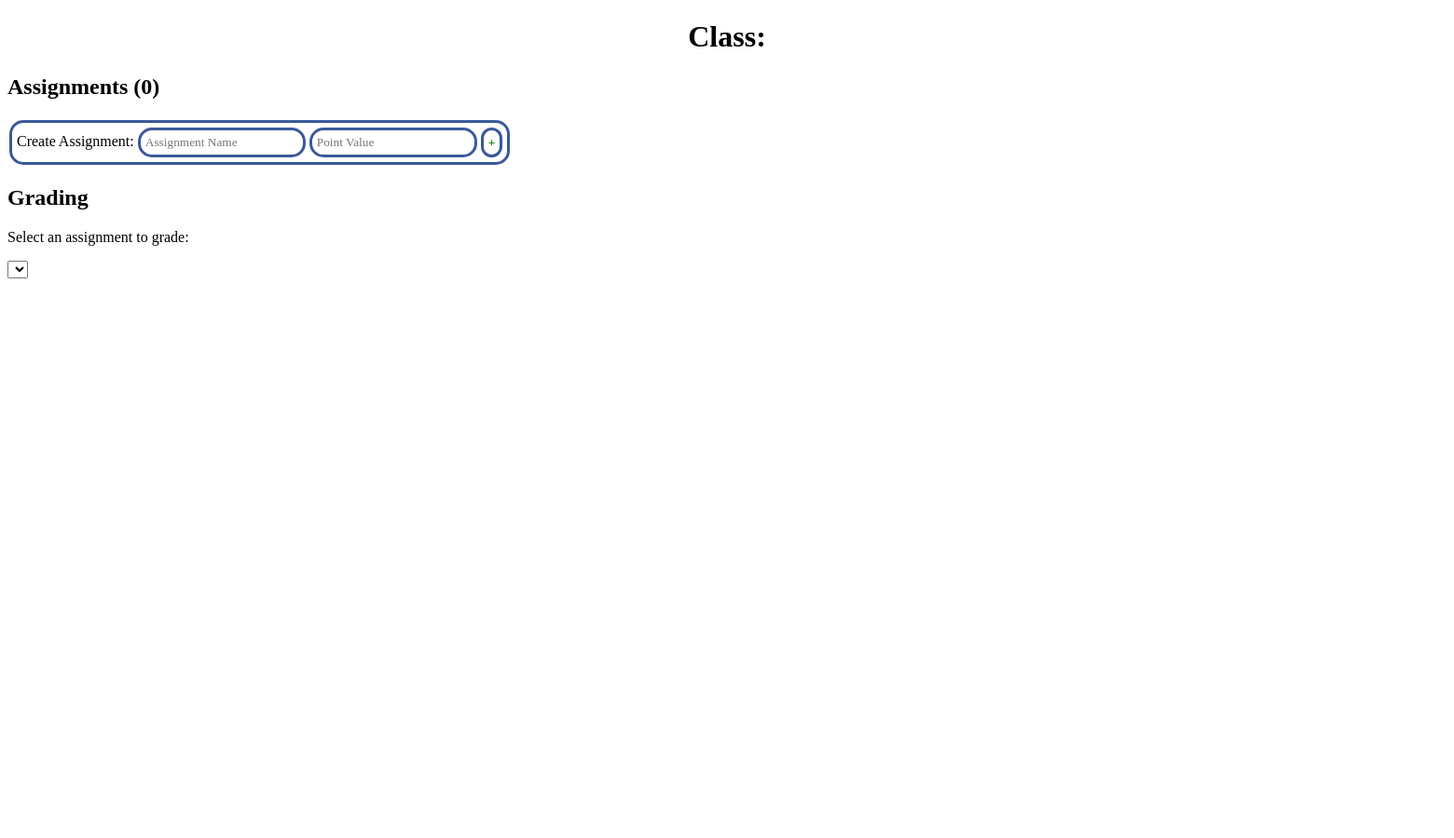
The page /klass?klass_id=7 (signed in, upper part) on the database as committed earlier.
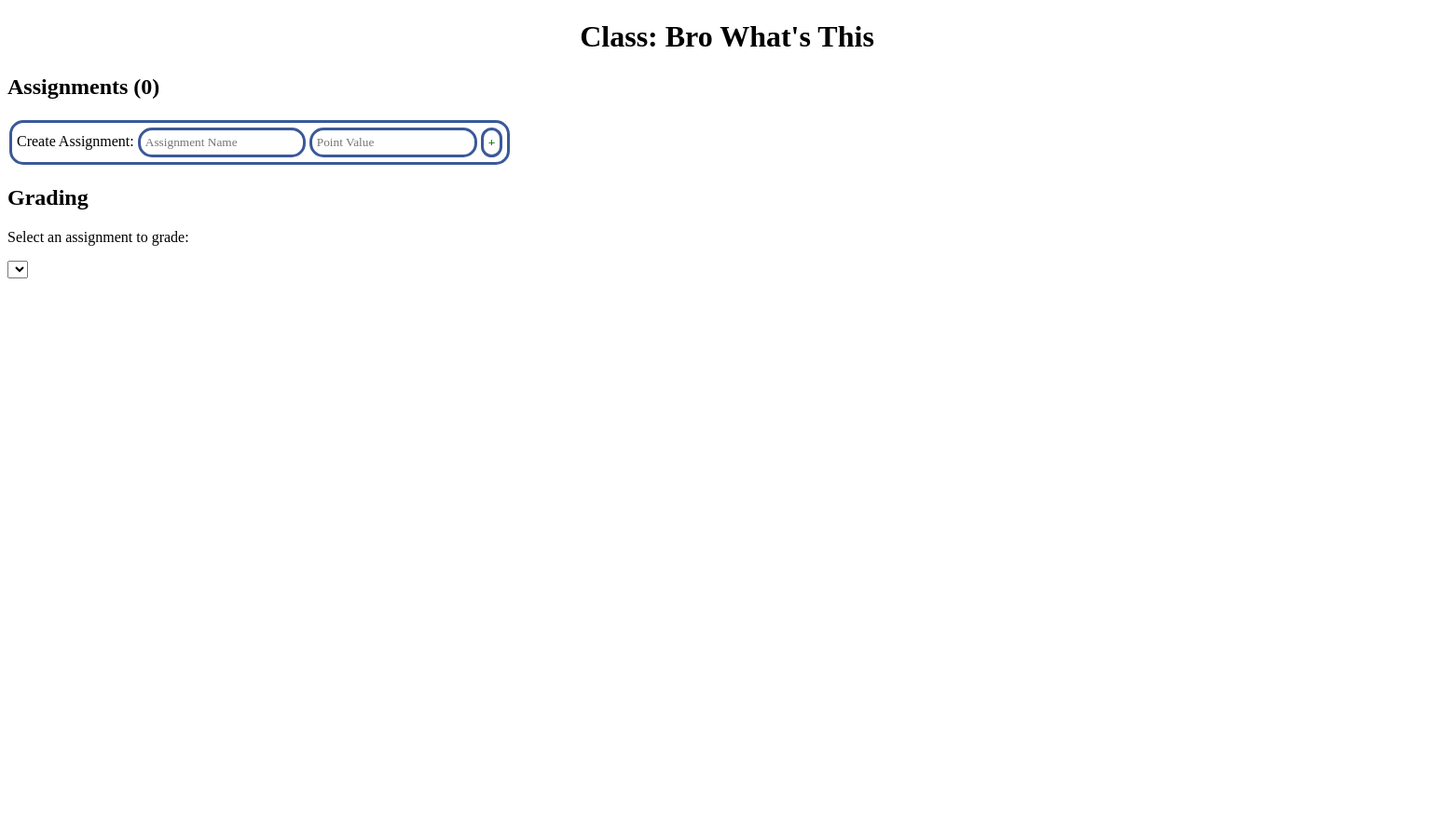
The same page on the database as committed later.
### tables this page shows
CREATE TABLE klasses
(
    klass_id INTEGER PRIMARY KEY,                        -- Each klass has a unique id.
    user_id REFERENCES users(user_id) ON DELETE CASCADE, -- The klass owner (teacher)'s id.
    klass_name TEXT                                      -- The title of the class (like "3rd period Engineering").
);

### klass_route.py (the view)
@app.route("/klass")
@login_required
def klass():
    klass_id = int(request.args.get("klass_id"))
    klass = database_storage.fetchKlassByKlassId(current_user.get_id(), klass_id)
    return render_template("klass.html", klass = klass)

### app.py (called while the page is built)
@login_manager.user_loader
def load_user(user_id):
    print("Loading user...")
    return database_storage.loadUser(user_id)

### storage/databasestorage.py (called while the page is built)
    def loadUser(self, user_id):
        user_id = int(user_id)
        self.conn_lock.acquire()
        users = self.cursor.execute("SELECT user_id, username, password_hashed_and_salted, email, user_type, student_id FROM users WHERE user_id = ?", (user_id,))
        user = users.fetchone()
        self.conn_lock.release()
        if user is None:
            return None
        return User(user_id, user[USERS_TABLE_USERNAME_COLUMN], user[USERS_TABLE_PASSWORD_HASHED_AND_SALTED_COLUMN], user[USERS_TABLE_EMAIL_COLUMN], user[USERS_TABLE_USER_TYPE_COLUMN], user[USERS_TABLE_STUDENT_ID_COLUMN], is_authenticated = True, is_active = True, is_anonymous = False)

### storage/user.py (called while the page is built)
    def get_id(self):
        return str(self.user_id)

### templates/klass.html (shortened to what this page needs)
<!DOCTYPE html>
<html>
    <head>
        <link rel="stylesheet" type="text/css" href="/static/stylesheets/global.css">
        <link rel="stylesheet" type="text/css" href="/static/stylesheets/klass.css">
    </head>
    <body>
        <h1>
            Class: {{ klass.klass_name }}
        </h1>
        {% raw %}
        <div id="vue_div">
            <h2>
            </h2>
            <table>
                <tr>
                    <td class="decorated">
                        Create Assignment: <input type="text" v-model="assignment_to_create_name" v-on:keyup.enter="createAssignmentOnClick" placeholder="Assignment Name" />
                        <input type="number" v-model="assignment_to_create_points" v-on:keyup.enter="createAssignmentOnClick" id="point_value_input" placeholder="Point Value" />
                        <button v-on:click="createAssignmentOnClick" id="create_assignment_button">
                            <b class="add_plus">+</b>
                        </button>
                    </td>
                </tr>
            </table>
            <h2>
            </h2>
            <p>
            </p>
            <select id="assignment_select">
            </select>
            <br>
            <klass-editor v-bind:klass_id="klass_id" v-bind:editable="klass_editor_editable" ref="klass_editor">
            </klass-editor>
        </div>
        {% endraw %}
    </body>
</html>

Rows that differ between the two databases and show on the page:
added klasses: klass_name "Bro What's This"
